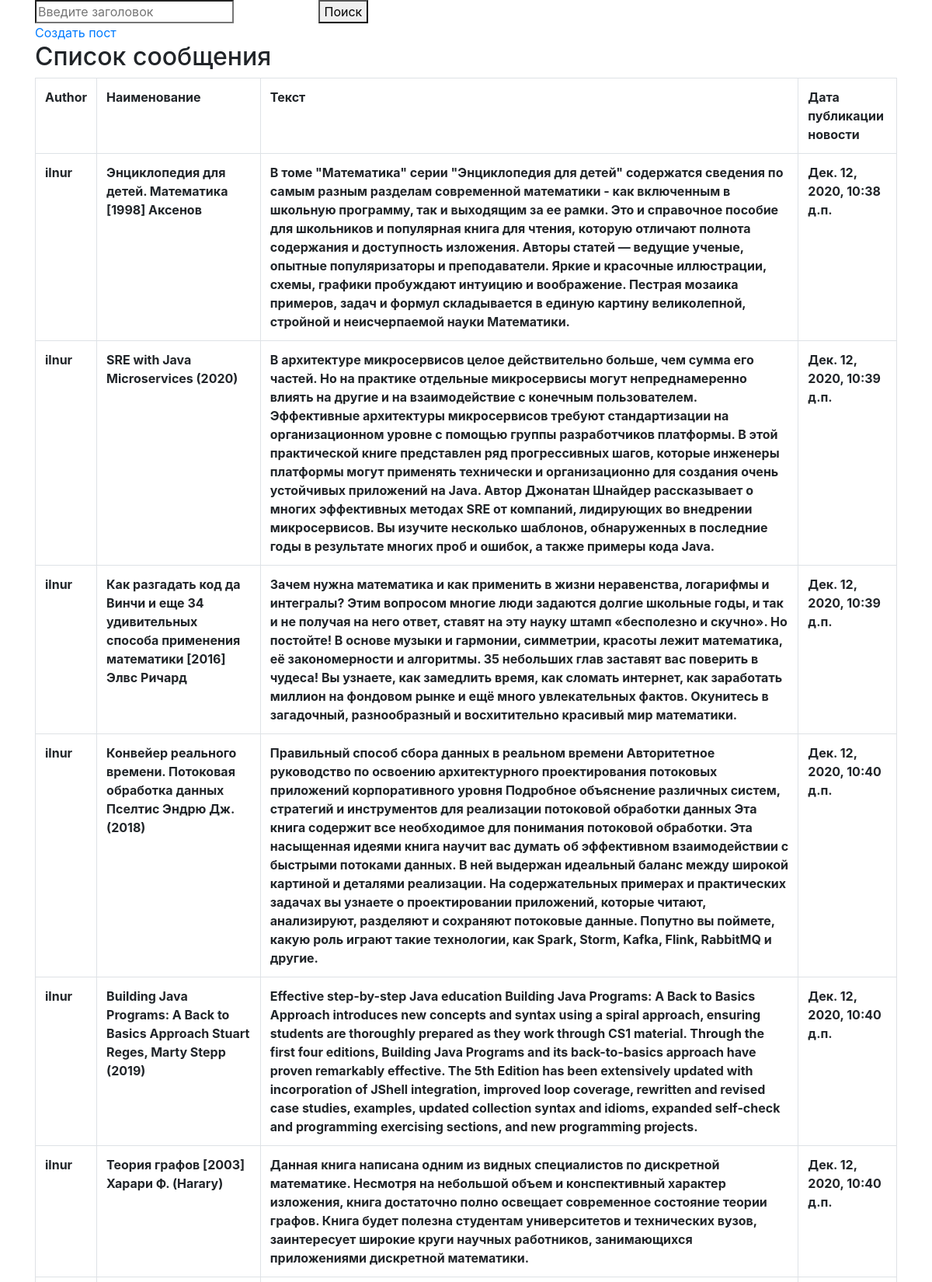
Page /list/ (upper part) on the committed database.
### firstapp/models.py (models this page shows, shortened)
class Post(models.Model):
    author = models.ForeignKey(settings.AUTH_USER_MODEL, on_delete=models.CASCADE)
    title = models.CharField(max_length=200)
    text = models.TextField()
    created_date = models.DateTimeField(default=timezone.now)
    published_date = models.DateTimeField(blank=True, null=True)

### firstapp/views.py (the view)
# urls.py: path('list/', views.index, name="index_list"),
def index(request):
    search_query = request.GET.get('search', '')
    posts = get_posts(search_query)
    return render(request, 'posts/post_list.html', {"posts": posts})

### firstapp/models.py (called while the page is built)
def get_posts(search_query):
    posts = Post.objects.all()
    if search_query:
        posts = posts.filter(title__icontains=search_query)
    return posts

### firstapp/templates/posts/post_list.html (shortened to what this page needs)
<!DOCTYPE html>
{% load static %}
<html lang="en">
<head>
    <link rel="stylesheet" href="https://maxcdn.bootstrapcdn.com/bootstrap/4.0.0/css/bootstrap.min.css">
</head>
<body>
    <div class="container">
        <div class="top-line">
            <form action="" method="GET">
                <div style="width: 300px; display: inline-block; margin-right: 60px">
                    <div class="field">
                        <input type="search" placeholder="Введите заголовок" aria-label="Search" name="search" value="{{search_query}}">
                    </div>
                </div>
                <button class="link special" type="submit">Поиск</button>
            </form>
            <div>
                <a class="link special" href="new"> Создать пост</a>
            </div>
        </div>
    </div>
    <div class="container">
        {% if posts %}
            {% if posts.count > 0 %}
            <h2>Список сообщения</h2>
            <table class="table table-tripped table-bordered">
                <tr>
                    <th>Author</th>
                    <th>Наименование</th>
                    <th>Текст</th>
                    <th>Дата публикации новости</th>
                </tr>
                {% for post in posts %}
                <tr>
                    <th>{{post.author}}</th>
                    <th>{{post.title}}</th>
                    <th>{{post.text}}</th>
                    <th>{{post.published_date}}</th>
                </tr>
                {% endfor %}
            </table>
            {% endif %}
        {% endif %}
    </div>
</body>
</html>

### rows in the picture
Post: author "ilnur", title "Энциклопедия для детей. Математика [1998] Аксенов", text "В томе \"Математика\" серии \"Энциклопедия для детей\" содержатся сведения по самым разным разделам современной математики - как включенным в школьную программу, так и выходящим за ее рамки. Это и справочное пособие для школьников и популярная книга для чтения, которую отличают полнота содержания и доступность изложения. Авторы статей — ведущие ученые, опытные популяризаторы и преподаватели. Яркие и красочные иллюстрации, схемы, графики пробуждают интуицию и воображение. Пестрая мозаика примеров, задач и формул складывается в единую картину великолепной, стройной и неисчерпаемой науки Математики.", published_date "Дек. 12, 2020, 10:38 д.п."
Post: author "ilnur", title "SRE with Java Microservices (2020)", text "В архитектуре микросервисов целое действительно больше, чем сумма его частей. Но на практике отдельные микросервисы могут непреднамеренно влиять на другие и на взаимодействие с конечным пользователем. Эффективные архитектуры микросервисов требуют стандартизации на организационном уровне с помощью группы разработчиков платформы. В этой практической книге представлен ряд прогрессивных шагов, которые инженеры платформы могут применять технически и организационно для создания очень устойчивых приложений на Java. Автор Джонатан Шнайдер рассказывает о многих эффективных методах SRE от компаний, лидирующих во внедрении микросервисов. Вы изучите несколько шаблонов, обнаруженных в последние годы в…", published_date "Дек. 12, 2020, 10:39 д.п."
Post: author "ilnur", title "Как разгадать код да Винчи и еще 34 удивительных способа применения математики [2016] Элвс Ричард", text "Зачем нужна математика и как применить в жизни неравенства, логарифмы и интегралы? Этим вопросом многие люди задаются долгие школьные годы, и так и не получая на него ответ, ставят на эту науку штамп «бесполезно и скучно». Но постойте! В основе музыки и гармонии, симметрии, красоты лежит математика, её закономерности и алгоритмы. 35 небольших глав заставят вас поверить в чудеса! Вы узнаете, как замедлить время, как сломать интернет, как заработать миллион на фондовом рынке и ещё много увлекательных фактов. Окунитесь в загадочный, разнообразный и восхитительно красивый мир математики.", published_date "Дек. 12, 2020, 10:39 д.п."
Post: author "ilnur", title "Конвейер реального времени. Потоковая обработка данных Пселтис Эндрю Дж. (2018)", text "Правильный способ сбора данных в реальном времени Авторитетное руководство по освоению архитектурного проектирования потоковых приложений корпоративного уровня Подробное объяснение различных систем, стратегий и инструментов для реализации потоковой обработки данных Эта книга содержит все необходимое для понимания потоковой обработки. Эта насыщенная идеями книга научит вас думать об эффективном взаимодействии с быстрыми потоками данных. В ней выдержан идеальный баланс между широкой картиной и деталями реализации. На содержательных примерах и практических задачах вы узнаете о проектировании приложений, которые читают, анализируют, разделяют и сохраняют потоковые данные. Попутно вы поймете,…", published_date "Дек. 12, 2020, 10:40 д.п."
Post: author "ilnur", title "Building Java Programs: A Back to Basics Approach Stuart Reges, Marty Stepp (2019)", text "Effective step-by-step Java education Building Java Programs: A Back to Basics Approach introduces new concepts and syntax using a spiral approach, ensuring students are thoroughly prepared as they work through CS1 material. Through the first four editions, Building Java Programs and its back-to-basics approach have proven remarkably effective. The 5th Edition has been extensively updated with incorporation of JShell integration, improved loop coverage, rewritten and revised case studies, examples, updated collection syntax and idioms, expanded self-check and programming exercising sections, and new programming projects.", published_date "Дек. 12, 2020, 10:40 д.п."
Post: author "ilnur", title "Теория графов [2003] Харари Ф. (Harary)", text "Данная книга написана одним из видных специалистов по дискретной математике. Несмотря на небольшой объем и конспективный характер изложения, книга достаточно полно освещает современное состояние теории графов. Книга будет полезна студентам университетов и технических вузов, заинтересует широкие круги научных работников, занимающихся приложениями дискретной математики.", published_date "Дек. 12, 2020, 10:40 д.п."
